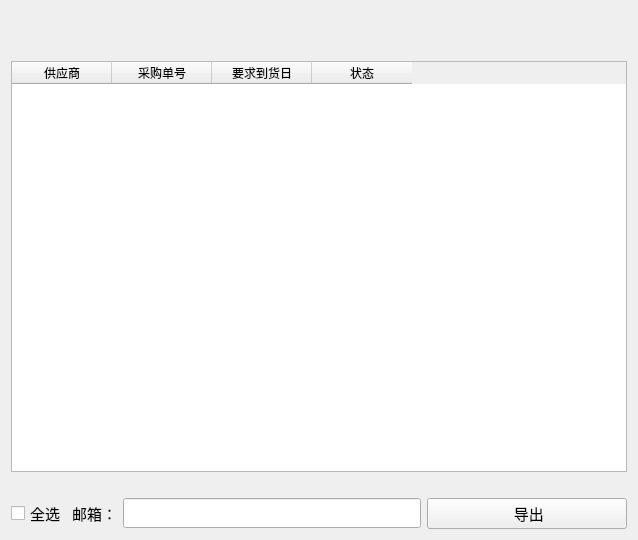
<?xml version="1.0" encoding="UTF-8"?>
<ui version="4.0">
 <class>ExtendPurEmail</class>
 <widget class="QWidget" name="ExtendPurEmail">
  <property name="geometry">
   <rect>
    <x>0</x>
    <y>0</y>
    <width>638</width>
    <height>540</height>
   </rect>
  </property>
  <property name="windowTitle">
   <string>Form</string>
  </property>
  <layout class="QVBoxLayout" name="verticalLayout_2">
   <item>
    <spacer name="horizontalSpacer">
     <property name="orientation">
      <enum>Qt::Horizontal</enum>
     </property>
     <property name="sizeHint" stdset="0">
      <size>
       <width>40</width>
       <height>25</height>
      </size>
     </property>
    </spacer>
   </item>
   <item>
    <spacer name="horizontalSpacer_2">
     <property name="orientation">
      <enum>Qt::Horizontal</enum>
     </property>
     <property name="sizeHint" stdset="0">
      <size>
       <width>40</width>
       <height>25</height>
      </size>
     </property>
    </spacer>
   </item>
   <item>
    <layout class="QVBoxLayout" name="verticalLayout">
     <item>
      <widget class="QTableWidget" name="tableWidgetData">
       <property name="minimumSize">
        <size>
         <width>0</width>
         <height>0</height>
        </size>
       </property>
       <column>
        <property name="text">
         <string>供应商</string>
        </property>
       </column>
       <column>
        <property name="text">
         <string>采购单号</string>
        </property>
       </column>
       <column>
        <property name="text">
         <string>要求到货日</string>
        </property>
       </column>
       <column>
        <property name="text">
         <string>状态</string>
        </property>
       </column>
      </widget>
     </item>
     <item>
      <layout class="QHBoxLayout" name="horizontalLayout"/>
     </item>
     <item>
      <spacer name="horizontalSpacer_3">
       <property name="orientation">
        <enum>Qt::Horizontal</enum>
       </property>
       <property name="sizeHint" stdset="0">
        <size>
         <width>40</width>
         <height>20</height>
        </size>
       </property>
      </spacer>
     </item>
     <item>
      <layout class="QHBoxLayout" name="horizontalLayout_2">
       <item>
        <widget class="QCheckBox" name="checkBoxAllSelect">
         <property name="font">
          <font>
           <family>宋体</family>
           <pointsize>11</pointsize>
          </font>
         </property>
         <property name="text">
          <string>全选</string>
         </property>
         <property name="icon">
          <iconset resource="../../../res.qrc">
           <normaloff>:/image/image/确认.png</normaloff>:/image/image/确认.png</iconset>
         </property>
        </widget>
       </item>
       <item>
        <widget class="QLabel" name="labelEmail">
         <property name="font">
          <font>
           <family>宋体</family>
           <pointsize>11</pointsize>
           <weight>50</weight>
           <bold>false</bold>
          </font>
         </property>
         <property name="text">
          <string>邮箱：</string>
         </property>
        </widget>
       </item>
       <item>
        <widget class="QLineEdit" name="lineEditEmail">
         <property name="minimumSize">
          <size>
           <width>0</width>
           <height>30</height>
          </size>
         </property>
         <property name="maximumSize">
          <size>
           <width>16777215</width>
           <height>30</height>
          </size>
         </property>
         <property name="font">
          <font>
           <family>宋体</family>
           <pointsize>12</pointsize>
           <weight>75</weight>
           <bold>true</bold>
          </font>
         </property>
        </widget>
       </item>
       <item>
        <widget class="QPushButton" name="pushButtonExport">
         <property name="minimumSize">
          <size>
           <width>200</width>
           <height>30</height>
          </size>
         </property>
         <property name="font">
          <font>
           <family>宋体</family>
           <pointsize>11</pointsize>
           <weight>50</weight>
           <bold>false</bold>
          </font>
         </property>
         <property name="text">
          <string> 导出</string>
         </property>
         <property name="icon">
          <iconset resource="../../../res.qrc">
           <normaloff>:/image/image/export.png</normaloff>:/image/image/export.png</iconset>
         </property>
        </widget>
       </item>
      </layout>
     </item>
    </layout>
   </item>
  </layout>
 </widget>
 <resources>
  <include location="../../../res.qrc"/>
 </resources>
 <connections/>
</ui>
